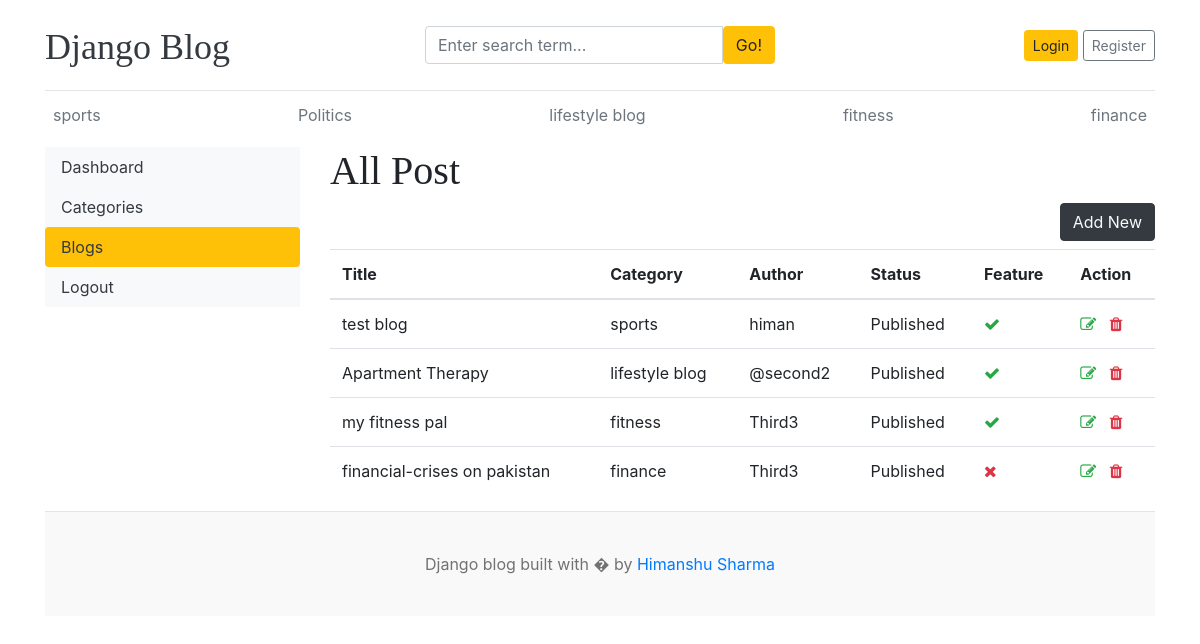
The app's page /dashboard/posts/, older data.
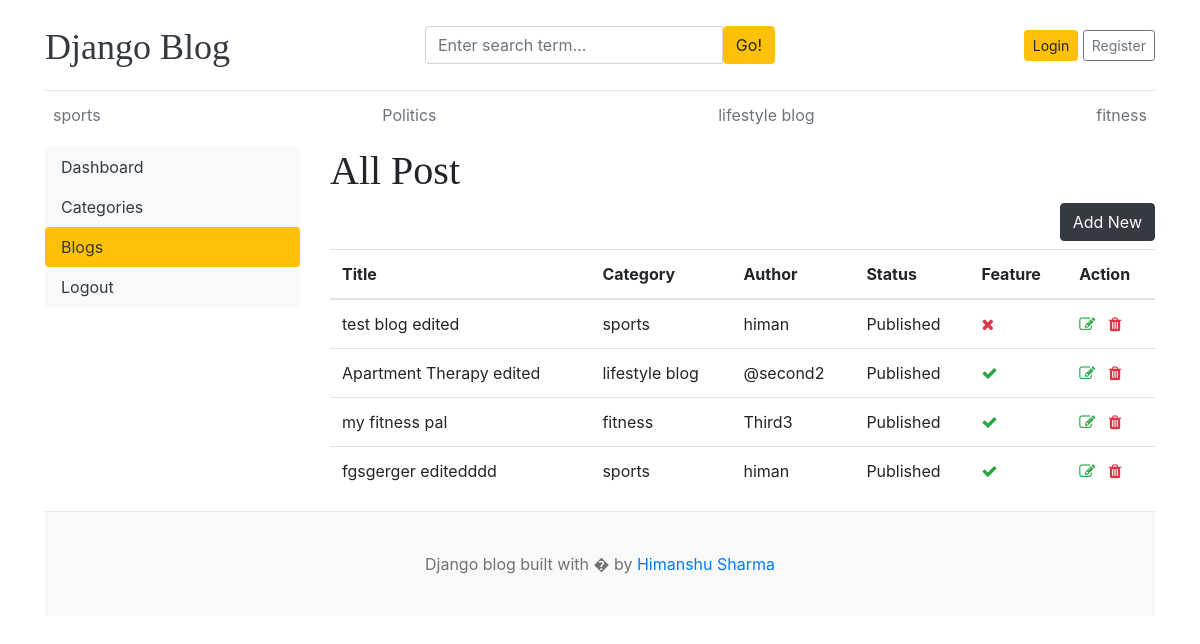
The same page, newer data.
### blogs/models.py (models this page shows, shortened)
class Category(models.Model):
    category_name = models.CharField(max_length=50, unique=True)
    created_at = models.DateTimeField(auto_now_add=True)
    updated_at = models.DateTimeField(auto_now=True)
    class Meta:
        verbose_name_plural = 'categories'
    def __str__(self):
        return self.category_name

class Blog(models.Model):
    title = models.CharField(max_length=100)
    slug = AutoSlugField(populate_from='title', unique=True, max_length=150)
    category = models.ForeignKey(Category, on_delete=models.CASCADE)
    author = models.ForeignKey(User, on_delete=models.CASCADE)
    featured_image = models.ImageField(upload_to='uploads/%Y/%m/%d')
    short_description = models.TextField(max_length=500)
    blog_body = models.TextField(max_length=2000)
    status = models.CharField(choices=STATUS_CHOICES, default = 'Draft')
    is_featured = models.BooleanField(default = False)
    created_at = models.DateTimeField(auto_now_add=True)
    updated_at = models.DateTimeField(auto_now=True)

### dashboard/views.py (the view)
# urls.py: path('posts/', views.posts, name='posts'),
def posts(request):
    posts = Blog.objects.all()
    context = {
        'posts':posts,
    }
    return render(request, 'dashboard/posts.html', context)

### blogs/context_processors.py (called while the page is built)
def get_categories(request):
    categories = Category.objects.all()
    return dict(categories=categories)

def get_social_link(request):
    social_link = SocialLink.objects.all()
    return dict(social_link = social_link )

### templates/dashboard/posts.html (shortened to what this page needs)
{% extends 'base.html' %}
{%block content %}
<div class='row'>
    {% include 'dashboard/sidebar.html'%}
    <div class='col-md-9'>
        <h1>All Post</h1>
        <a href='{% url 'dashboard:add_posts' %}' class='btn btn-dark text-light float-right mb-2'>Add New</a>
        <table class="table table-hover">
  <thead>
    <tr>
      <th>Title</th>
      <th>Category</th>
      <th>Author</th>
      <th>Status</th>
      <th>Feature</th>
      <th>Action</th>
    </tr>
  </thead>
  <tbody>
    {% for cat in posts %}
    <tr>
      <td>{{cat.title}}</td>
      <td>{{cat.category}}</td>
      <td>{{cat.author}}</td>
      <td>{{cat.status}}</td>
      <td>{% if cat.is_featured %}<i class='fa fa-check text-success'></i>{% else%}<i class='fa fa-times text-danger'></i>{% endif%}</td>
      <td>
        <a href="{% url 'dashboard:edit_post' cat.id %}"><i class="fa fa-edit text-success"></i></a>
        <a href="{% url 'dashboard:delete_category' cat.id %}"><i class='fa fa-trash text-danger'></i></a>
      </td>
    </tr>
    {% endfor %}
  </tbody>
</table>
    </div>
</div>
{%endblock%}

### templates/base.html (shortened to what this page needs)
{% load static%}
<!DOCTYPE html>
<html lang="en">
<head>
    <link href="https://getbootstrap.com/docs/4.0/dist/css/bootstrap.min.css" rel="stylesheet">
    <link href="{% static 'css/blog.css'%}" rel="stylesheet">
    <link rel="stylesheet" href="https://cdnjs.cloudflare.com/ajax/libs/font-awesome/4.7.0/css/font-awesome.min.css">
  </head>
<body>
    <div class="container">
      <header class="blog-header py-3">
        <div class="row flex-nowrap justify-content-between align-items-center">
          <div class="col-4 pt-1">
            <a class="blog-header-logo text-dark" href="/">Django Blog</a>
          </div>
          <div class='col-4'>
            <form action="{% url 'search' %}" method ='GET'>
              <div class="input-group">
                  <input class="form-control" type="text" name='keyword' value="{{keyword}}" placeholder="Enter search term..." aria-label="Enter search term..." aria-describedby="button-search" />
                  <button type='submit' class="btn btn-warning" id="button-search" type="button">Go!</button>
              </div>
            </form>
          </div>
          <div class="col-4 d-flex justify-content-end align-items-center">
            {% if user.is_authenticated %}
              <span><a href="{% url 'dashboard:dashboard' %}">Dashboard</span>
              &emsp;
              <span><a href="{% url 'logout' %}"> Logout</span>
            {% else %}
              <a class="btn btn-sm btn-warning" href="{% url 'login'%}">Login</a> &nbsp;
              <a class="btn btn-sm btn-outline-secondary" href="{% url 'register' %}">Register</a>
            {% endif %}
          </div>
        </div>
      </header>
      <div class="nav-scroller py-1 mb-2">
        <nav class="nav d-flex justify-content-between">
          {% for category in categories %}
          <a class="p-2 text-muted" href="{% url 'posts_by_category' category.id %}">{{category.category_name}}</a>
          {% endfor %}
        </nav>
      </div>
{% block content %}
{% endblock%}
<footer class="blog-footer">
  <p>Django blog built with � by <a href="#">Himanshu Sharma</a></p>
</footer>
</body>
</html>

### templates/dashboard/sidebar.html
<div class='col-md-3'>
        <div class='nav flex-column nav-pills bg-light' aria-orientation='vertical'>
            <a href="{% url 'dashboard:dashboard' %}" class='nav-link text-dark {% if '/dashboard/' == request.path %}bg-warning{% endif %}'>Dashboard</a>
            <a href="{% url 'dashboard:categories'%}" class='nav-link text-dark {% if '/categories/' in request.path %}bg-warning{% endif %}'>Categories</a>
            <a href="{% url 'dashboard:posts' %}" class='nav-link text-dark {% if '/posts/' in request.path %}bg-warning{% endif %}'>Blogs</a>
            <a href="" class='nav-link text-dark'>Logout</a>
        </div>
</div>

### blog_main/static/css/blog.css (style rules this page uses)
.blog-header { border-bottom: 1px solid #e5e5e5; }
.blog-header-logo { font-family: "Playfair Display", Georgia, "Times New Roman", serif; font-size: 2.25rem; }
h1, h2, h3, h4, h5, h6 { font-family: "Playfair Display", Georgia, "Times New Roman", serif; }
.blog-footer { padding: 2.5rem 0; color: #727272; text-align: center; background-color: #f9f9f9; border-top: .05rem solid #e5e5e5; }
.blog-footer p:last-child { margin-bottom: 0; }

Row changes from the older to the newer data that the page shows:
removed Category: category_name "finance"
removed Blog: title "financial-crises on pakistan", category "finance", author "Third3", status "Published", is_featured False (drawn)
changed Blog: title "test blog" → "test blog edited"; is_featured True → False (drawn)
changed Blog "lifestyle blog": title "Apartment Therapy" → "Apartment Therapy edited"
added Blog: title "fgsgerger editedddd", category "sports", author "himan", status "Published", is_featured True (drawn)
